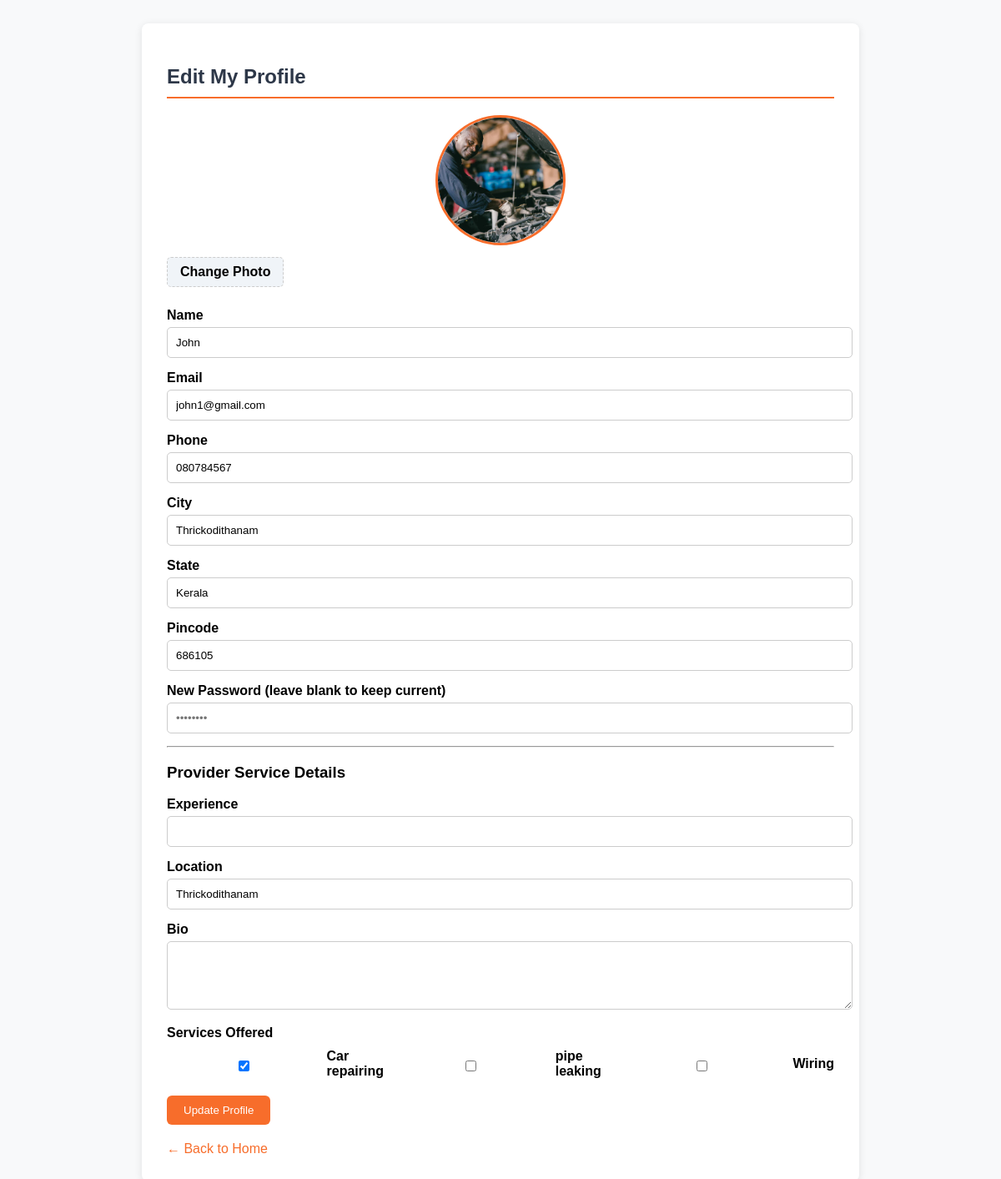
The app's page /edit_profile.php (signed in) with its own data.
### tables this page shows
CREATE TABLE `users` (
  `id` int(11) NOT NULL,
  `name` varchar(100) NOT NULL,
  `email` varchar(100) NOT NULL,
  `password` varchar(255) NOT NULL,
  `role` enum('admin','provider','customer') NOT NULL,
  `phone` varchar(20) NOT NULL,
  `address` text NOT NULL,
  `city` varchar(100) NOT NULL,
  `state` varchar(100) NOT NULL,
  `pincode` varchar(20) NOT NULL,
  `profile_image` varchar(255) DEFAULT NULL,
  `is_active` tinyint(1) DEFAULT 1,
  `created_at` timestamp NOT NULL DEFAULT current_timestamp(),
  `updated_at` timestamp NOT NULL DEFAULT current_timestamp() ON UPDATE current_timestamp()
);

CREATE TABLE `providers` (
  `id` int(11) NOT NULL,
  `user_id` int(11) NOT NULL,
  `experience` varchar(50) NOT NULL,
  `location` varchar(255) DEFAULT NULL,
  `bio` text DEFAULT NULL,
  `id_proof` varchar(255) DEFAULT NULL,
  `is_verified` tinyint(1) DEFAULT 0,
  `verification_status` enum('pending','approved','rejected') DEFAULT 'pending',
  `verification_notes` text DEFAULT NULL,
  `availability` enum('available','unavailable') DEFAULT 'available',
  `avg_rating` decimal(3,2) DEFAULT 0.00
);

CREATE TABLE `services` (
  `id` int(11) NOT NULL,
  `name` varchar(100) NOT NULL,
  `category_id` int(11) NOT NULL,
  `description` text NOT NULL,
  `base_price` decimal(10,2) NOT NULL,
  `duration_minutes` int(11) NOT NULL,
  `image` varchar(255) DEFAULT NULL,
  `created_at` timestamp NOT NULL DEFAULT current_timestamp()
);

### edit_profile.php (the view, shortened to what this page needs)
<?php
include 'db.php';
$user = $_SESSION['user'];
$role = $user['role'];
$user_id = $user['id'];
$query = $conn->prepare("SELECT * FROM users WHERE id=?");
$query->bind_param("i", $user_id);
$query->execute();
$current_user = $query->get_result()->fetch_assoc();
if ($role === 'provider') {
    $prov = $conn->query("SELECT * FROM providers WHERE user_id = $user_id")->fetch_assoc();
    $services = $conn->query("SELECT id, name FROM services");
    $myServices = $conn->query("SELECT service_id FROM provider_services WHERE provider_id = $user_id");
    $service_ids = [];
    while ($row = $myServices->fetch_assoc()) {
        $service_ids[] = $row['service_id'];
    }
}
?>
<!DOCTYPE html>
<html lang="en">
<head>
</head>
<body>
<div class="container">
    <h2>Edit My Profile</h2>
    <form method="POST" enctype="multipart/form-data">
        <div class="profile-image-container">
            <img src="<?= htmlspecialchars($current_user['profile_image'] ?? 'https://ui-avatars.com/api/?name=' . urlencode($current_user['name']) . '&background=f76d2b&color=fff') ?>"
                 alt="Profile Image" class="profile-image" id="profileImagePreview">
            <div class="image-upload">
                <label for="profile_image" class="image-upload-btn">Change Photo</label>
            </div>
        </div>
        <div class="form-group">
            <label>Name</label>
            <input type="text" name="name" required value="<?= htmlspecialchars($current_user['name']) ?>">
        </div>
        <div class="form-group">
            <label>Email</label>
            <input type="email" name="email" required value="<?= htmlspecialchars($current_user['email']) ?>">
        </div>
        <div class="form-group">
            <label>Phone</label>
            <input type="text" name="phone" value="<?= htmlspecialchars($current_user['phone'] ?? '') ?>">
        </div>
        <div class="form-group">
            <label>City</label>
            <input type="text" name="city" value="<?= htmlspecialchars($current_user['city'] ?? '') ?>">
        </div>
        <div class="form-group">
            <label>State</label>
            <input type="text" name="state" value="<?= htmlspecialchars($current_user['state'] ?? '') ?>">
        </div>
        <div class="form-group">
            <label>Pincode</label>
            <input type="text" name="pincode" value="<?= htmlspecialchars($current_user['pincode'] ?? '') ?>">
        </div>
        <div class="form-group">
            <label>New Password (leave blank to keep current)</label>
            <input type="password" name="password" placeholder="••••••••">
        </div>
        <?php if ($role === 'provider'): ?>
            <hr>
            <h3>Provider Service Details</h3>
            <div class="form-group">
                <label>Experience</label>
                <input type="text" name="experience" value="<?= htmlspecialchars($prov['experience'] ?? '') ?>">
            </div>
            <div class="form-group">
                <label>Location</label>
                <input type="text" name="location" value="<?= htmlspecialchars($prov['location'] ?? '') ?>">
            </div>
            <div class="form-group">
                <label>Bio</label>
                <textarea name="bio" rows="4"><?= htmlspecialchars($prov['bio'] ?? '') ?></textarea>
            </div>
            <div class="form-group">
                <label>Services Offered</label>
                <div class="services-checkbox">
                    <?php while ($s = $services->fetch_assoc()): ?>
                        <div class="service-checkbox">
                            <input type="checkbox" name="services[]" value="<?= $s['id'] ?>" id="s<?= $s['id'] ?>"
                                <?= in_array($s['id'], $service_ids) ? 'checked' : '' ?>>
                            <label for="s<?= $s['id'] ?>"><?= htmlspecialchars($s['name']) ?></label>
                        </div>
                    <?php endwhile; ?>
                </div>
            </div>
        <?php endif; ?>
        <button type="submit" class="btn">Update Profile</button>
    </form>
    <a href="index.php" class="back-link">← Back to Home</a>
</div>
</body>
</html>

### edit_profile.php (style rules this page uses)
body { font-family: Arial, sans-serif; background: #f8f9fa; padding: 20px; }
.container { max-width: 800px; margin: auto; background: white; padding: 30px; border-radius: 8px; box-shadow: 0 2px 10px rgba(0,0,0,0.1); }
h2 { border-bottom: 2px solid #f76d2b; padding-bottom: 10px; color: #2d3748; }
.form-group { margin-bottom: 15px; }
label { font-weight: bold; display: block; margin-bottom: 5px; }
input, textarea, select { width: 100%; padding: 10px; border-radius: 5px; border: 1px solid #ccc; }
.btn { background: #f76d2b; color: white; padding: 10px 20px; border: none; border-radius: 6px; cursor: pointer; transition: background 0.3s; }
.profile-image-container { text-align: center; margin-bottom: 20px; }
.profile-image { width: 150px; height: 150px; border-radius: 50%; object-fit: cover; border: 3px solid #f76d2b; }
.image-upload { display: flex; align-items: center; gap: 10px; margin-top: 10px; }
.image-upload-btn { background: #f0f4f8; padding: 8px 15px; border-radius: 5px; cursor: pointer; border: 1px dashed #ccc; }
.services-checkbox { display: grid; grid-template-columns: repeat(auto-fill, minmax(200px, 1fr)); gap: 10px; margin-top: 10px; }
.service-checkbox { display: flex; align-items: center; gap: 8px; }
.back-link { display: inline-block; margin-top: 20px; color: #f76d2b; text-decoration: none; font-weight: 500; }

### records on screen
users: profile_image (picture), name "John", email "john1@gmail.com", phone "080784567", city "Thrickodithanam", state "Kerala", pincode "686105"
providers: location "Thrickodithanam"
services: id "☑", name "Car repairing"
services: name "pipe leaking"
services: name "Wiring"
